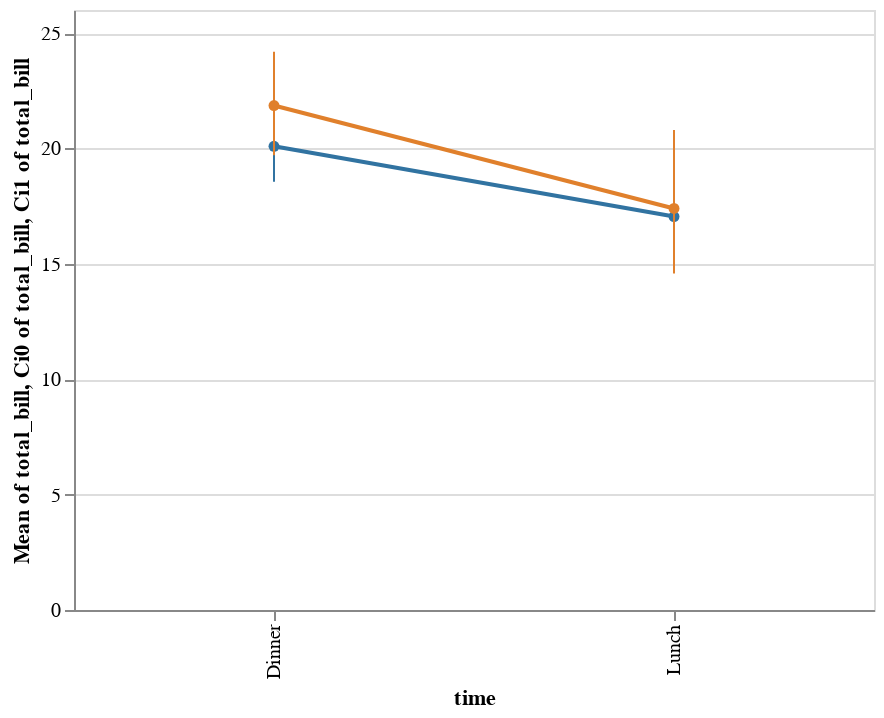

The cell this chart's notebook holds for it:
### Code cell
display(salt.pointplot(x="time", y="total_bill", hue="smoker", data=tips))
ax = sns.pointplot(x="time", y="total_bill", hue="smoker", data=tips)

### Figure 1 — Vega-Lite specification as saved in the notebook (floating-point values rounded to 4 significant figures; data arrays with more than 128 entries replaced by an {"elided": "..."} marker saying what was removed)
{"$schema": "https://vega.github.io/schema/vega-lite/v2.4.1.json", "config": {"range": {"category": ["rgba(49,115,161,1)", "rgba(224,128,44,1)", "rgba(58,145,58,1)", "rgba(192,60,61,1)", "rgba(147,113,178,1)", "rgba(131,91,83,1)", "rgba(213,132,188,1)", "rgba(127,127,127,1)", "rgba(168,169,53,1)", "rgba(45,171,184,1)"]}, "view": {"height": 300, "width": 400}}, "data": {"values": {"elided": "244 records"}}, "layer": [{"encoding": {"color": {"field": "smoker", "type": "nominal"}, "x": {"field": "time", "type": "nominal"}, "y": {"aggregate": "mean", "field": "total_bill", "type": "quantitative"}}, "mark": "circle"}, {"encoding": {"color": {"field": "smoker", "type": "nominal"}, "x": {"field": "time", "type": "nominal"}, "y": {"aggregate": "mean", "field": "total_bill", "type": "quantitative"}}, "mark": "line"}, {"encoding": {"color": {"field": "smoker", "legend": null, "type": "nominal"}, "x": {"field": "time", "type": "nominal"}, "y": {"aggregate": "ci0", "field": "total_bill", "type": "quantitative"}, "y2": {"aggregate": "ci1", "field": "total_bill", "type": "quantitative"}}, "mark": "rule"}]}
